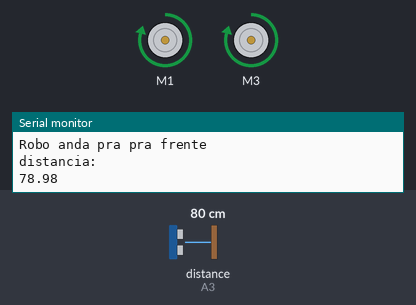
Bench run of a sketch on a simulated Arduino Uno, built with avr-gcc and run on an emulated ATmega328P. Parts: 2 × DC motor (green arrow = forward, orange = backward, longer = faster), the last lines printed to the serial monitor. Wiring (inferred from the names in the program): ultrasonic range finder: trigger A5; echo A3. Inputs (shaded band) come from the test bench; at power-on: distance to the obstacle (sensor on A3) 80 cm. The echo pulse lasts 58.3 µs per cm.

Above: at 4.8 s.
4.9 s: distance to the obstacle (sensor on A3) set to 18 cm
11.2 s: distance to the obstacle (sensor on A3) set to 14 cm
At 14.5 s:
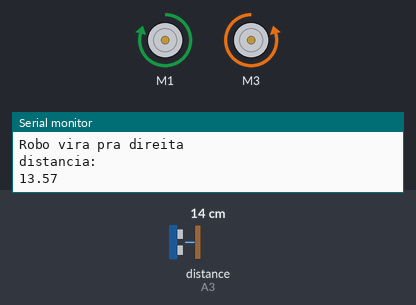
16.2 s: distance to the obstacle (sensor on A3) set to 35 cm
At 19.1 s:
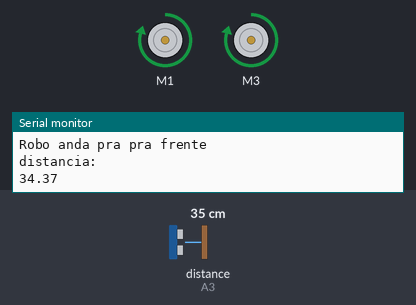
21.2 s: distance to the obstacle (sensor on A3) set to 2 cm
At 26.6 s:
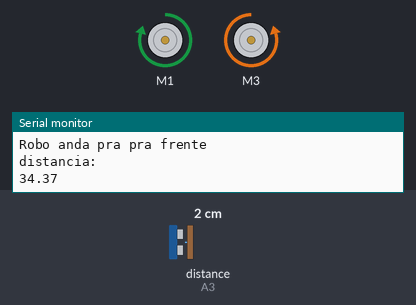
Timing chart, 0 to 28.1 s (numbered marks = the images above; inputs shaded):
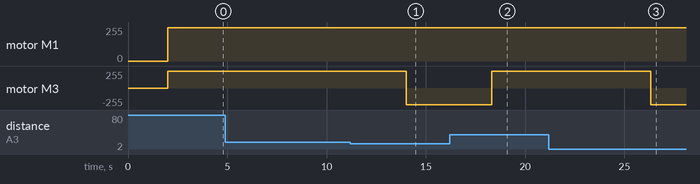

Measured:
- the behaviour switches between 16 and 15 cm on distance to the obstacle (sensor on A3) (found by bisection; images 0 and 1)
- after the input at 11.2 s, motor M3: forward 250/255 → backward 250/255 after 2.8 s
- after the input at 16.2 s, motor M3: backward 250/255 → forward 250/255 after 2.1 s
- after the input at 21.2 s, motor M3: forward 250/255 → backward 250/255 after 5.1 s

The sketch:

sensor_aleatorio.ino
```cpp
#include <AFMotor.h> //inclui a biblioteca do Motor Shield

AF_DCMotor motor1(1); //define em quais portas do shield cada motor está ligado
AF_DCMotor motor2(3);

int vel = 250; //variavel para o controle da velocidade
int PinTrigger = A5; // Pino usado para disparar os pulsos do sensor
int PinEcho = A3; // pino usado para ler a saida do sensor
float TempoEcho = 0;
const float VelocidadeSom_mporus = 0.000340;


// Funçao para enviar o pulso de trigger
void DisparaPulsoUltrassonico(){
  digitalWrite(PinTrigger, HIGH);
  delayMicroseconds(10);
  digitalWrite(PinTrigger, LOW);
  }

// Função para calcular a distancia em metros
float CalculaDistancia(float tempo_us){
  return((tempo_us*VelocidadeSom_mporus)/2);
}

void setup() {
 pinMode(PinTrigger, OUTPUT); //configura o Trigger como saída
 digitalWrite(PinTrigger, LOW);
 pinMode(PinEcho, INPUT); // configura pino ECHO como entrada
 Serial.begin(9600);
}

void loop() {
 // Envia pulso para o disparar o sensor
 DisparaPulsoUltrassonico();

  // Mede o tempo de duração do sinal no pino de leitura(us)
 TempoEcho = pulseIn(PinEcho, HIGH);

delay(2000);
 if((CalculaDistancia(TempoEcho)*100) > 15){ // se a distância calculada em cm for maior que 15cm, o robô anda para frente
   motor1.run(FORWARD);
   motor2.run(FORWARD);
   motor1.setSpeed(vel);
   motor2.setSpeed(vel);
   Serial.println("Robo anda pra pra frente");
 }
 else if ((CalculaDistancia(TempoEcho)*100) <15) {                   //se a distância não for maior que 15cm, o robô vira para a direita
   motor1.run(FORWARD);
   motor2.run(BACKWARD);
   motor1.setSpeed(vel);
   motor2.setSpeed(vel);
   delay(300);
   Serial.println("Robo vira pra direita");
 }
Serial.println("distancia: ");
Serial.println(CalculaDistancia(TempoEcho)*100);
delay(2000);
}
```
